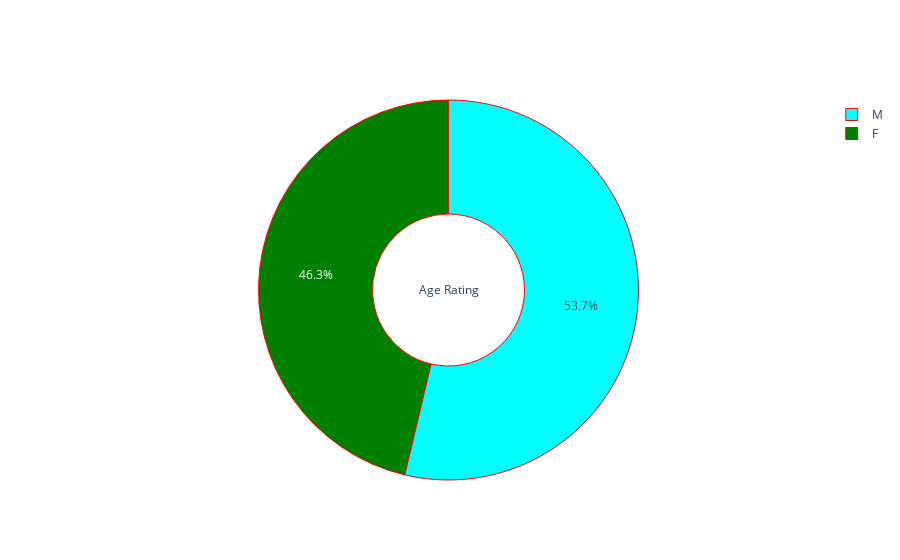

This figure's notebook cell:
### Code cell
maleFemale = surveyDataFrame.groupby(surveyDataFrame['GENDER'])['LUNG_CANCER'].sum()

py.iplot([pie_plot(maleFemale, ['green', 'cyan'], 'Age Rating')])

### Figure 1 — Plotly figure (JSON) as saved in the notebook; plotly's stock layout.template omitted (floating-point values rounded to 4 significant figures)
{"data": [{"hole": 0.4, "hoverinfo": "percent+value", "labels": ["F", "M"], "marker": {"colors": ["green", "cyan"], "line": {"color": "#FF0000", "width": 1}}, "showlegend": true, "textinfo": "percent", "textposition": "inside", "title": {"text": "Age Rating"}, "type": "pie", "values": [125, 145]}], "layout": {}}
